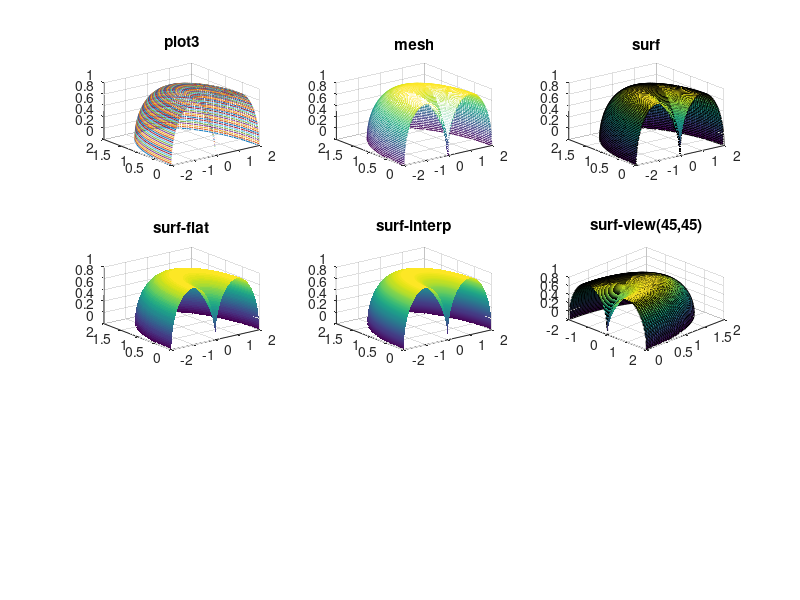

Source code (MATLAB):
% %test1.1
% x=-5:0.01:5;
% y=exp(-x.*x/2)/(2*pi);
% subplot(3,2,1);
% plot(x,y);
% title('plot');
% %要先plot才能用title命名，不然跑不出来
% subplot(3,2,2);
% fplot(@(x)exp(-x.*x/2)/(2*pi),[-5,5]);
% title('fplot');
% %复习了匿名函数的命名，@()f()
% %理解了subplot函数(x,y,z)里面三位数的代表含义，
% %第一个是一共有几行，第二个是一共有几列，第三个是第几个图
% 
% %test1.2
% t=-1:0.01:1;
% x1=t.*t;
% y1=5.*(t.^3);
% subplot(3,2,3);
% plot(x1,y1);
% title('plot')
% 
% subplot(3,2,4);
% fplot(@(t)t.*t,@(t)5.*(t.^3),[-1,1]);
% title('fplot');
% %一开始将@(t)f(t)写成@(x)f(t)了，结果表达不出来

%test2
u=0:pi/100:pi;
v=0:pi/100:pi;
% x2=(1+cos(u)).*cos(v);
% y2=(1+cos(u)).*sin(v);
% z2=sin(u);
% subplot(2,3,1);
% plot3(x2,y2,z2);
% title('plot3');
% grid on;呈现更加精细的坐标轴

[U,V]=meshgrid(u,v);
x3=(1+cos(U)).*cos(V);
y3=(1+cos(U)).*sin(V);
z3=sin(U);

subplot(3,3,1);
plot3(x3,y3,z3);
title('plot3');
grid on;

subplot(3,3,2)
mesh(x3,y3,z3);

title('mesh');

subplot(3,3,3)
surf(x3,y3,z3);
%view(45,45);
%shading faceted;
% shading flat;
% shading interp;
%对于着色光滑度的尝试
title('surf');

subplot(3,3,4)
surf(x3,y3,z3);
%view(45,45);
%shading faceted;
 shading flat;
% shading interp;
%对于着色光滑度的尝试
title('surf-flat');

subplot(3,3,5)
surf(x3,y3,z3);
%view(45,45);
%shading faceted;
%shading flat;
 shading interp;
%对于着色光滑度的尝试
title('surf-interp');

subplot(3,3,6)
surf(x3,y3,z3);
view(45,45);
%shading faceted;
%shading flat;
% shading interp;
%对于视角的尝试
title('surf-view(45,45)');
